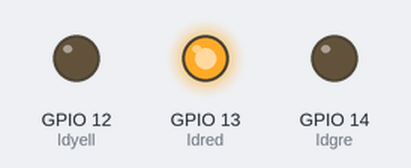
Recording of a program running on a simulated ESP32 board running MicroPython. Shown: output pins drawn as LEDs (lit = HIGH). What the program prints to the serial console is not drawn.

Above: at 1.5 s.
At 3.2 s:
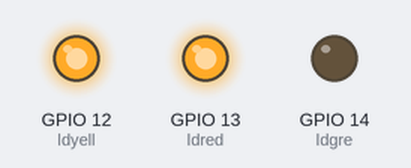
At 6.0 s:
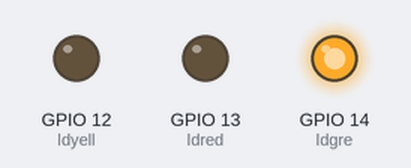
At 9.0 s:
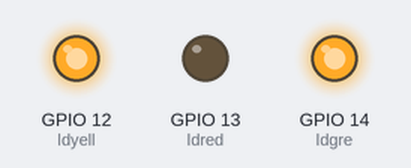
Timing chart, 0 to 12.4 s (numbered marks = the images above):
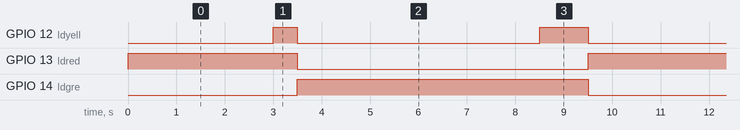

The program:

test1Esp.py
```python
from machine import Pin, UART
import time

class Machine():
    def __init__(self):
        self.ldred = Pin(13, Pin.OUT)
        self.ldyell = Pin(12, Pin.OUT)
        self.ldgre = Pin(14, Pin.OUT)

    def stateZero(self):
        # state 0, red set and yel, gre is reset
        self.ldgre.value(0)
        self.ldred.value(1)
        self.ldyell.value(0)

        time.sleep(3)
        self.stateOne()

    def stateOne(self):
        # state 1, red set and yell set, gree reset.
        self.ldgre.value(0)
        self.ldred.value(1)
        self.ldyell.value(1)

        time.sleep(0.5)
        self.stateTwo()

    def stateTwo(self):
        # state 2, green is set, red and yell is reset.
        self.ldgre.value(1)
        self.ldred.value(0)
        self.ldyell.value(0)

        # time for state green.
        time.sleep(5)
        self.stateThre()

    def stateThre(self):
        self.ldgre.value(1)
        self.ldred.value(0)
        self.ldyell.value(1)

        time.sleep(0.5)

    def motoMachine(self):
        while True:
            self.stateZero()
            time.sleep(0.5)
            print("pepe")

maquina = Machine()
maquina.motoMachine()
```

Measured:
- by itself, GPIO 12 (ldyell): repeats every 9.5 s: LOW 5.0 s, HIGH 1.0 s, LOW 3.0 s, HIGH 0.50 s
- by itself, GPIO 13 (ldred): alternates HIGH for 3.5 s and LOW for 6.0 s
- by itself, GPIO 14 (ldgre): alternates HIGH for 6.0 s and LOW for 3.5 s
